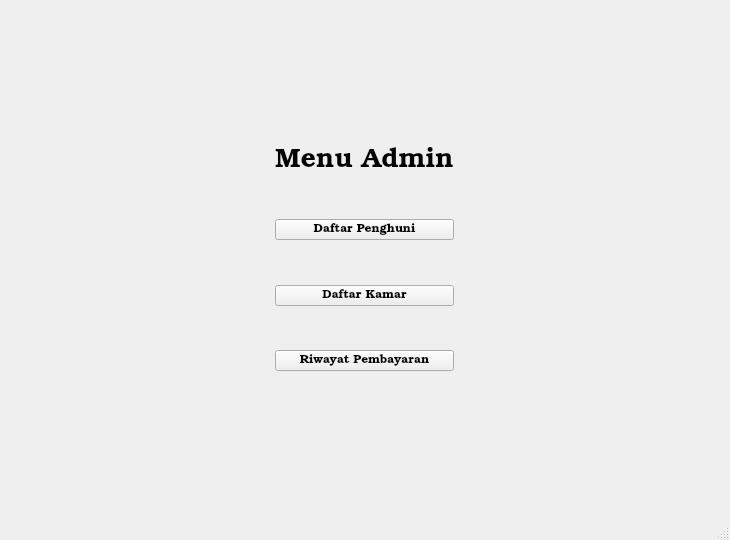
<?xml version="1.0" encoding="UTF-8"?>
<ui version="4.0">
 <class>MainWindow</class>
 <widget class="QMainWindow" name="MainWindow">
  <property name="geometry">
   <rect>
    <x>0</x>
    <y>0</y>
    <width>730</width>
    <height>540</height>
   </rect>
  </property>
  <property name="windowTitle">
   <string>MainWindow</string>
  </property>
  <widget class="QWidget" name="centralwidget">
   <layout class="QGridLayout" name="gridLayout">
    <item row="0" column="1">
     <spacer name="verticalSpacer_7">
      <property name="orientation">
       <enum>Qt::Vertical</enum>
      </property>
      <property name="sizeType">
       <enum>QSizePolicy::Maximum</enum>
      </property>
      <property name="sizeHint" stdset="0">
       <size>
        <width>20</width>
        <height>100</height>
       </size>
      </property>
     </spacer>
    </item>
    <item row="2" column="0">
     <spacer name="horizontalSpacer">
      <property name="orientation">
       <enum>Qt::Horizontal</enum>
      </property>
      <property name="sizeType">
       <enum>QSizePolicy::Maximum</enum>
      </property>
      <property name="sizeHint" stdset="0">
       <size>
        <width>600</width>
        <height>20</height>
       </size>
      </property>
     </spacer>
    </item>
    <item row="2" column="1">
     <widget class="QWidget" name="widget" native="true">
      <layout class="QGridLayout" name="gridLayout_2">
       <item row="6" column="0">
        <widget class="QPushButton" name="pb_riwayat">
         <property name="font">
          <font>
           <family>URW Bookman</family>
          </font>
         </property>
         <property name="text">
          <string>Riwayat Pembayaran</string>
         </property>
        </widget>
       </item>
       <item row="4" column="0">
        <widget class="QPushButton" name="pb_kamar">
         <property name="font">
          <font>
           <family>URW Bookman</family>
          </font>
         </property>
         <property name="text">
          <string>Daftar Kamar</string>
         </property>
        </widget>
       </item>
       <item row="0" column="0">
        <widget class="QLabel" name="label">
         <property name="font">
          <font>
           <family>URW Bookman</family>
           <pointsize>20</pointsize>
          </font>
         </property>
         <property name="text">
          <string>Menu Admin</string>
         </property>
         <property name="alignment">
          <set>Qt::AlignCenter</set>
         </property>
        </widget>
       </item>
       <item row="5" column="0">
        <spacer name="verticalSpacer_3">
         <property name="orientation">
          <enum>Qt::Vertical</enum>
         </property>
         <property name="sizeHint" stdset="0">
          <size>
           <width>20</width>
           <height>40</height>
          </size>
         </property>
        </spacer>
       </item>
       <item row="2" column="0">
        <widget class="QPushButton" name="pb_penghuni">
         <property name="font">
          <font>
           <family>URW Bookman</family>
          </font>
         </property>
         <property name="text">
          <string>Daftar Penghuni</string>
         </property>
        </widget>
       </item>
       <item row="3" column="0">
        <spacer name="verticalSpacer_2">
         <property name="orientation">
          <enum>Qt::Vertical</enum>
         </property>
         <property name="sizeHint" stdset="0">
          <size>
           <width>20</width>
           <height>40</height>
          </size>
         </property>
        </spacer>
       </item>
       <item row="1" column="0">
        <spacer name="verticalSpacer">
         <property name="orientation">
          <enum>Qt::Vertical</enum>
         </property>
         <property name="sizeHint" stdset="0">
          <size>
           <width>20</width>
           <height>40</height>
          </size>
         </property>
        </spacer>
       </item>
       <item row="2" column="1">
        <spacer name="horizontalSpacer_2">
         <property name="orientation">
          <enum>Qt::Horizontal</enum>
         </property>
         <property name="sizeType">
          <enum>QSizePolicy::Maximum</enum>
         </property>
         <property name="sizeHint" stdset="0">
          <size>
           <width>600</width>
           <height>20</height>
          </size>
         </property>
        </spacer>
       </item>
      </layout>
     </widget>
    </item>
    <item row="4" column="1">
     <spacer name="verticalSpacer_8">
      <property name="orientation">
       <enum>Qt::Vertical</enum>
      </property>
      <property name="sizeType">
       <enum>QSizePolicy::Maximum</enum>
      </property>
      <property name="sizeHint" stdset="0">
       <size>
        <width>20</width>
        <height>100</height>
       </size>
      </property>
     </spacer>
    </item>
    <item row="1" column="1">
     <spacer name="verticalSpacer_6">
      <property name="orientation">
       <enum>Qt::Vertical</enum>
      </property>
      <property name="sizeHint" stdset="0">
       <size>
        <width>20</width>
        <height>40</height>
       </size>
      </property>
     </spacer>
    </item>
    <item row="3" column="1">
     <spacer name="verticalSpacer_5">
      <property name="orientation">
       <enum>Qt::Vertical</enum>
      </property>
      <property name="sizeHint" stdset="0">
       <size>
        <width>20</width>
        <height>40</height>
       </size>
      </property>
     </spacer>
    </item>
   </layout>
  </widget>
  <widget class="QStatusBar" name="statusbar"/>
 </widget>
 <resources/>
 <connections/>
</ui>
